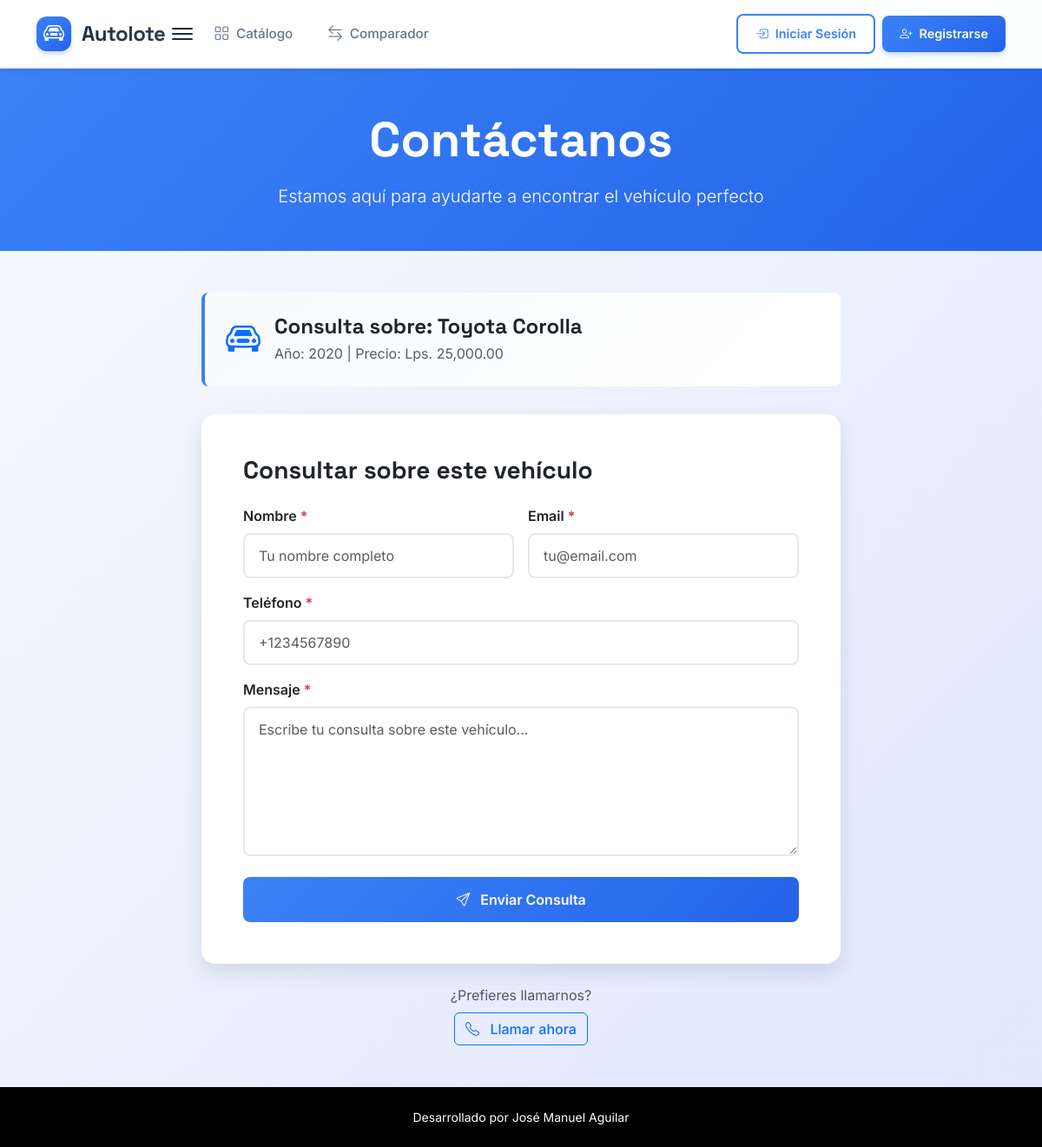
Page /contacto.php?vehiculo_id=1 on the committed database.
### tables this page shows
CREATE TABLE IF NOT EXISTS vehiculos (
    id INT AUTO_INCREMENT PRIMARY KEY,
    marca VARCHAR(50) NOT NULL,
    modelo VARCHAR(50) NOT NULL,
    año INT NOT NULL,
    precio DECIMAL(10,2) NOT NULL,
    kilometraje INT NOT NULL,
    color VARCHAR(30) NOT NULL,
    transmision ENUM('manual', 'automatica') NOT NULL,
    combustible ENUM('Gasolina', 'Diesel', 'Eléctrico', 'Híbrido') DEFAULT 'Gasolina',
    descripcion TEXT,
    estado ENUM('disponible', 'vendido', 'reservado') DEFAULT 'disponible',
    featured TINYINT(1) DEFAULT 0,
    fecha_creacion TIMESTAMP DEFAULT CURRENT_TIMESTAMP,
    fecha_actualizacion TIMESTAMP DEFAULT CURRENT_TIMESTAMP ON UPDATE CURRENT_TIMESTAMP
);

### config/config.php (called while the page is built, shortened)
<?php
function formatPrice($price) {
    return 'Lps. ' . number_format($price, 2);
}

### contacto.php (the view, shortened to what this page needs)
<?php
require_once 'config/config.php';
$vehiculo_id = $_GET['vehiculo_id'] ?? null;
$vehiculo = null;
if ($vehiculo_id) {
    $conn = getDBConnection();
    $stmt = $conn->prepare("SELECT * FROM vehiculos WHERE id = ?");
    $stmt->execute([$vehiculo_id]);
    $vehiculo = $stmt->fetch();
}
?>
<?php
include 'includes/head.php';
?>
<?php include 'includes/navbar.php'; ?>
<div class="contact-hero">
    <div class="container">
        <div class="row">
            <div class="col-lg-8 mx-auto text-center">
                <h1 class="display-4 fw-bold mb-3">Contáctanos</h1>
                <p class="lead mb-0">Estamos aquí para ayudarte a encontrar el vehículo perfecto</p>
            </div>
        </div>
    </div>
</div>
<div class="container mb-5">
    <div class="row">
        <div class="col-lg-8 mx-auto">
            <?php if ($vehiculo): ?>
                <div class="vehicle-info-card">
                    <div class="d-flex align-items-center">
                        <i class="bi bi-car-front fs-1 text-primary me-3"></i>
                        <div>
                            <h4 class="fw-bold mb-1">Consulta sobre: <?= htmlspecialchars($vehiculo['marca'] . ' ' . $vehiculo['modelo']) ?></h4>
                            <p class="text-muted mb-0">Año: <?= htmlspecialchars($vehiculo['año']) ?> | Precio: <?= formatPrice($vehiculo['precio']) ?></p>
                        </div>
                    </div>
                </div>
            <?php endif; ?>
            <div class="card contact-card">
                <div class="card-body p-5">
                    <h2 class="h3 fw-bold text-dark mb-4">
                        <?= $vehiculo ? 'Consultar sobre este vehículo' : 'Envíanos un mensaje' ?>
                    </h2>
                    <form id="contactForm">
                        <div class="row g-3 mb-3">
                            <div class="col-md-6">
                                <label class="form-label fw-semibold">Nombre <span class="text-danger">*</span></label>
                                <input type="text"
                                       class="form-control"
                                       name="nombre"
                                       placeholder="Tu nombre completo"
                                       required>
                            </div>
                            <div class="col-md-6">
                                <label class="form-label fw-semibold">Email <span class="text-danger">*</span></label>
                                <input type="email"
                                       class="form-control"
                                       name="email"
                                       placeholder="tu@email.com"
                                       required>
                            </div>
                        </div>
                        <div class="mb-3">
                            <label class="form-label fw-semibold">Teléfono <span class="text-danger">*</span></label>
                            <input type="tel"
                                   class="form-control"
                                   name="telefono"
                                   placeholder="+1234567890"
                                   required>
                        </div>
                        <div class="mb-4">
                            <label class="form-label fw-semibold">Mensaje <span class="text-danger">*</span></label>
                            <textarea class="form-control"
                                      name="mensaje"
                                      rows="6"
                                      placeholder="<?= $vehiculo ? 'Escribe tu consulta sobre este vehículo...' : 'Escribe tu mensaje aquí...' ?>"
                                      required></textarea>
                        </div>
                        <button type="submit" class="btn btn-primary btn-submit w-100">
                            <i class="bi bi-send me-2"></i> Enviar Consulta
                        </button>
                    </form>
                </div>
            </div>
            <div class="text-center mt-4">
                <p class="text-muted mb-2">¿Prefieres llamarnos?</p>
                <a href="tel:+1234567890" class="btn btn-outline-primary">
                    <i class="bi bi-telephone me-2"></i> Llamar ahora
                </a>
            </div>
        </div>
    </div>
</div>
<?php include 'includes/footer.php'; ?>

### assets/css/global.css (style rules this page uses)
* { margin: 0; padding: 0; box-sizing: border-box; }
body { font-family: 'Inter', sans-serif; -webkit-font-smoothing: antialiased; -moz-osx-font-smoothing: grayscale; background-color: #f8fafc; min-height: 100vh; }
h1, h2, h3, h4, h5, h6 { font-family: 'Space Grotesk', sans-serif; }
button, a, input, select, textarea { transition: opacity 0.2s ease, background-color 0.2s ease, color 0.2s ease, border-color 0.2s ease; }
.card { transition: box-shadow 0.2s ease, transform 0.2s ease; }
.btn { font-weight: 500; }
.form-control, .form-select { transition: border-color 0.2s ease, box-shadow 0.2s ease; }
a { text-decoration: none; }

### contacto.php (style rules this page uses)
body { background: linear-gradient(135deg, #f8fafc 0%, #e0e7ff 100%); min-height: 100vh; }
.contact-hero { background: linear-gradient(135deg, #3b82f6 0%, #2563eb 100%); color: white; padding: 3rem 0; margin-bottom: 3rem; }
.contact-card { border: none; border-radius: 1rem; box-shadow: 0 10px 25px rgba(0, 0, 0, 0.1); overflow: hidden; }
.vehicle-info-card { background: linear-gradient(135deg, #f8fafc 0%, #ffffff 100%); border-left: 4px solid #3b82f6; border-radius: 0.5rem; padding: 1.5rem; margin-bottom: 2rem; }
.form-control, .form-select { border-radius: 0.5rem; border: 2px solid #e2e8f0; padding: 0.75rem 1rem; transition: all 0.3s ease; }
.btn-submit { background: linear-gradient(135deg, #3b82f6 0%, #2563eb 100%); border: none; padding: 0.875rem 2rem; font-weight: 600; border-radius: 0.5rem; transition: all 0.3s ease; }

### rows in the picture
vehiculos: marca+modelo "Toyota Corolla", año "2020", precio "Lps. 25,000.00"
